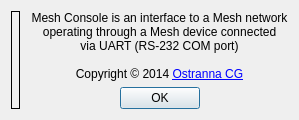
<?xml version="1.0" encoding="UTF-8"?>
<ui version="4.0">
 <class>aboutDialog</class>
 <widget class="QDialog" name="aboutDialog">
  <property name="windowTitle">
   <string>About Mesh Console</string>
  </property>
  <property name="windowIcon">
   <iconset>
    <normaloff>images/icon.png</normaloff>images/icon.png</iconset>
  </property>
  <property name="modal">
   <bool>true</bool>
  </property>
  <layout class="QHBoxLayout" name="horizontalLayout">
   <item>
    <widget class="QLabel" name="iconLabel">
     <property name="maximumSize">
      <size>
       <width>128</width>
       <height>128</height>
      </size>
     </property>
     <property name="frameShape">
      <enum>QFrame::Box</enum>
     </property>
     <property name="pixmap">
      <pixmap>images/icon.png</pixmap>
     </property>
     <property name="scaledContents">
      <bool>true</bool>
     </property>
    </widget>
   </item>
   <item>
    <layout class="QVBoxLayout" name="verticalLayout">
     <property name="leftMargin">
      <number>5</number>
     </property>
     <item>
      <widget class="QLabel" name="textLabel">
       <property name="text">
        <string>Mesh Console is an interface to a Mesh network&lt;br&gt;operating through a Mesh device connected&lt;br&gt;via UART (RS-232 COM port)&lt;br&gt;&lt;br&gt;Copyright &amp;copy; 2014 &lt;a href=&quot;http://ostranna.ru&quot;&gt;Ostranna CG&lt;/a&gt;</string>
       </property>
       <property name="alignment">
        <set>Qt::AlignCenter</set>
       </property>
       <property name="openExternalLinks">
        <bool>true</bool>
       </property>
      </widget>
     </item>
     <item>
      <widget class="QDialogButtonBox" name="buttonBox">
       <property name="standardButtons">
        <set>QDialogButtonBox::Ok</set>
       </property>
       <property name="centerButtons">
        <bool>true</bool>
       </property>
      </widget>
     </item>
    </layout>
   </item>
  </layout>
 </widget>
 <resources/>
 <connections>
  <connection>
   <sender>buttonBox</sender>
   <signal>accepted()</signal>
   <receiver>aboutDialog</receiver>
   <slot>accept()</slot>
  </connection>
  <connection>
   <sender>buttonBox</sender>
   <signal>rejected()</signal>
   <receiver>aboutDialog</receiver>
   <slot>reject()</slot>
  </connection>
 </connections>
</ui>
